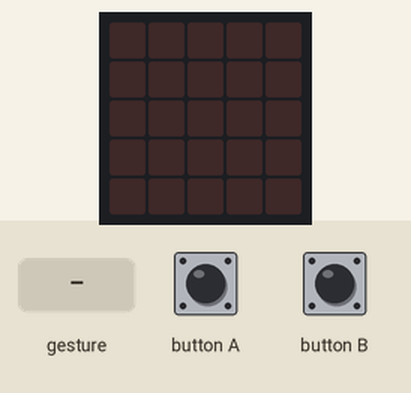
Simulated run of this program. Board: BBC micro:bit (MakeCode). Shown: the board's 5×5 LED display. The inputs (shaded band) are chosen by the test bench. Dim RGB values are drawn brighter than linear; random numbers come from a fixed seed; a tilt is held for 1.5 s and a shake lasts 1 s, then the board lies face up again.

Above: at 1.2 s.
1.3 s: button A pressed for 0.15 s
At 1.9 s:
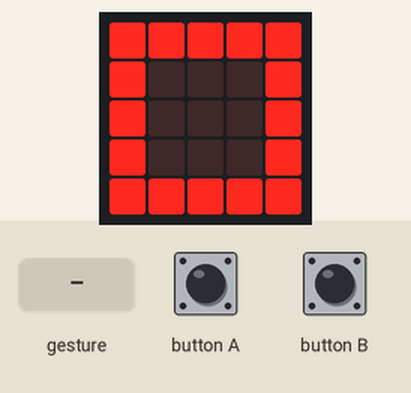
4.4 s: gesture 'shake'
At 4.9 s:
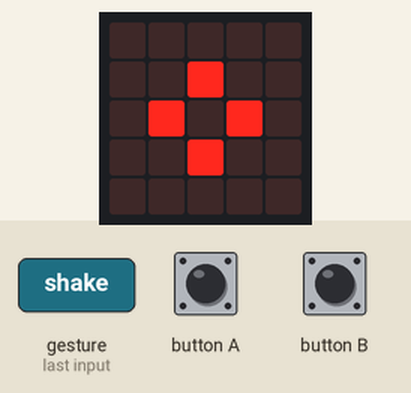
7.4 s: gesture 'shake'
At 8.6 s:
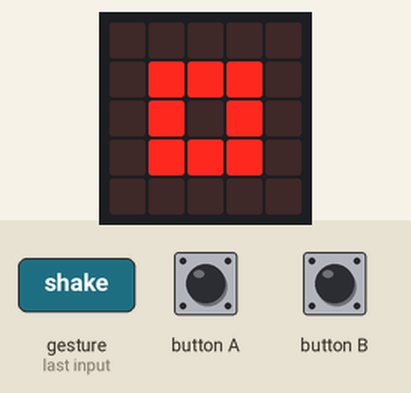
10.4 s: gesture 'shake'
At 12.2 s:
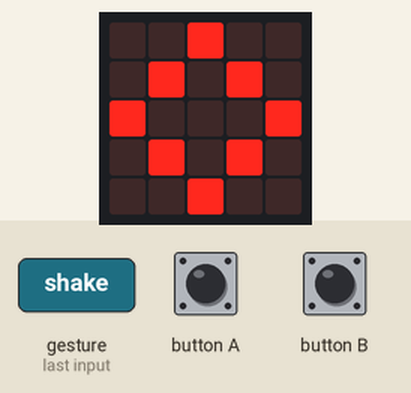
13.4 s: button B pressed for 0.15 s
At 14.0 s:
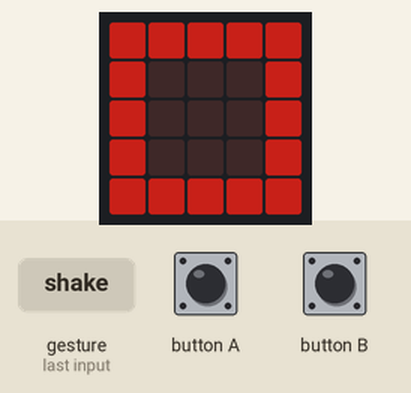
15.6 s: gesture 'shake'
At 19.3 s:
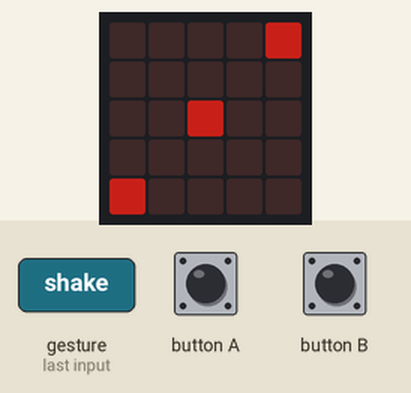
Timing chart, 0 to 19.6 s (numbered marks = the images above; inputs shaded):
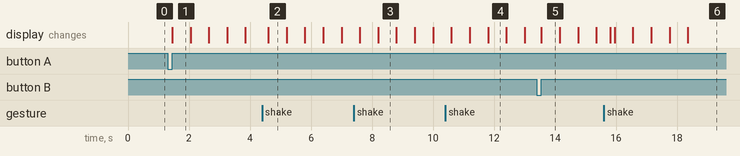

The program:

main.ts
```typescript
let αριθμός = 0
input.onGesture(Gesture.Shake, function () {
    basic.clearScreen()
    basic.showIcon(IconNames.SmallDiamond)
    basic.showIcon(IconNames.SmallSquare)
    basic.showIcon(IconNames.Diamond)
    basic.showIcon(IconNames.Square)
    αριθμός = randint(1, 6)
    if (αριθμός == 1) {
        basic.showLeds(`
            . . . . .
            . . . . .
            . . # . .
            . . . . .
            . . . . .
            `)
    } else {
        if (αριθμός == 2) {
            basic.showLeds(`
                . . . . #
                . . . . .
                . . . . .
                . . . . .
                # . . . .
                `)
        } else {
            if (αριθμός == 3) {
                basic.showLeds(`
                    . . . . #
                    . . . . .
                    . . # . .
                    . . . . .
                    # . . . .
                    `)
            } else {
                if (αριθμός == 4) {
                    basic.showLeds(`
                        # . . . #
                        . . . . .
                        . . . . .
                        . . . . .
                        # . . . #
                        `)
                } else {
                    if (αριθμός == 5) {
                        basic.showLeds(`
                            # . . . #
                            . . . . .
                            . . # . .
                            . . . . .
                            # . . . #
                            `)
                    } else {
                        if (αριθμός == 6) {
                            basic.showLeds(`
                                # . . . #
                                . . . . .
                                # . . . #
                                . . . . .
                                # . . . #
                                `)
                        }
                    }
                }
            }
        }
    }
})
input.onButtonPressed(Button.A, function () {
    led.setBrightness(255)
    basic.showIcon(IconNames.Square)
    basic.showIcon(IconNames.Diamond)
    basic.showIcon(IconNames.SmallSquare)
    basic.showIcon(IconNames.SmallDiamond)
    basic.clearScreen()
})
input.onButtonPressed(Button.B, function () {
    led.setBrightness(100)
    basic.showIcon(IconNames.Square)
    basic.showIcon(IconNames.Diamond)
    basic.showIcon(IconNames.SmallSquare)
    basic.showIcon(IconNames.SmallDiamond)
    basic.clearScreen()
})
```

test.ts
```typescript
// οι δοκιμές πηγαίνουν εδώ, δεν θα γίνει εκτέλεση όταν αυτό το πακέτο χρησιμοποιηθεί ως επέκταση.
```

Measured:
- after the input at 1.3 s, the display: changes after 0.15 s (image 1)
- after the input at 4.4 s, the display: changes after 0.20 s (image 2)
- after the input at 7.4 s, the display: first changes after 0.20 s (image 3 shows a later state)
- after the input at 10.4 s, the display: first changes after 0.20 s (image 4 shows a later state)
- after the input at 13.4 s, the display: changes after 0.15 s (image 5)
- what the display in image 1 shows lasts 0.6 s, from 1.5 s to 2.1 s
